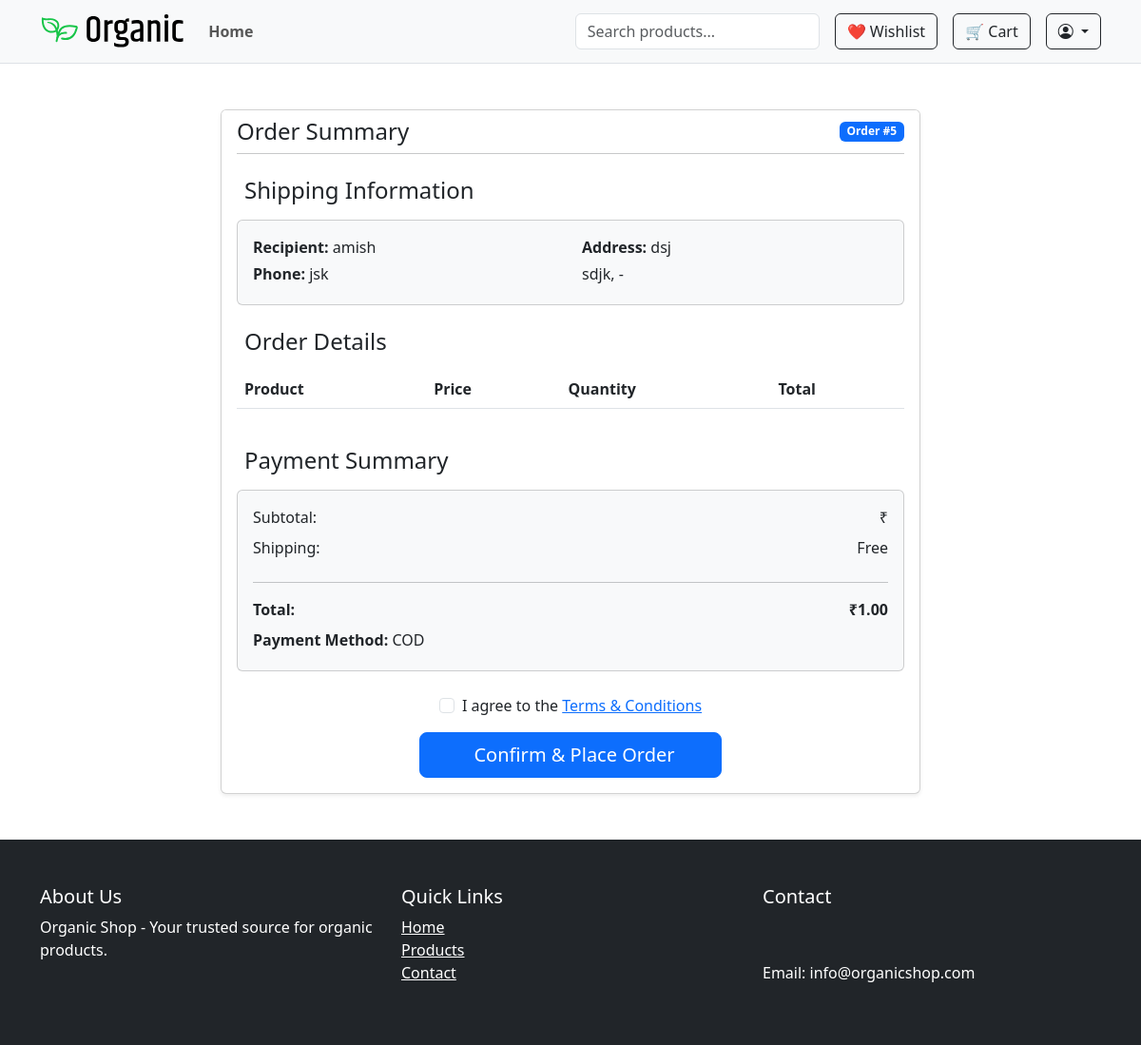
The app's page /accounts/order-summary/5/ (signed in), older data.
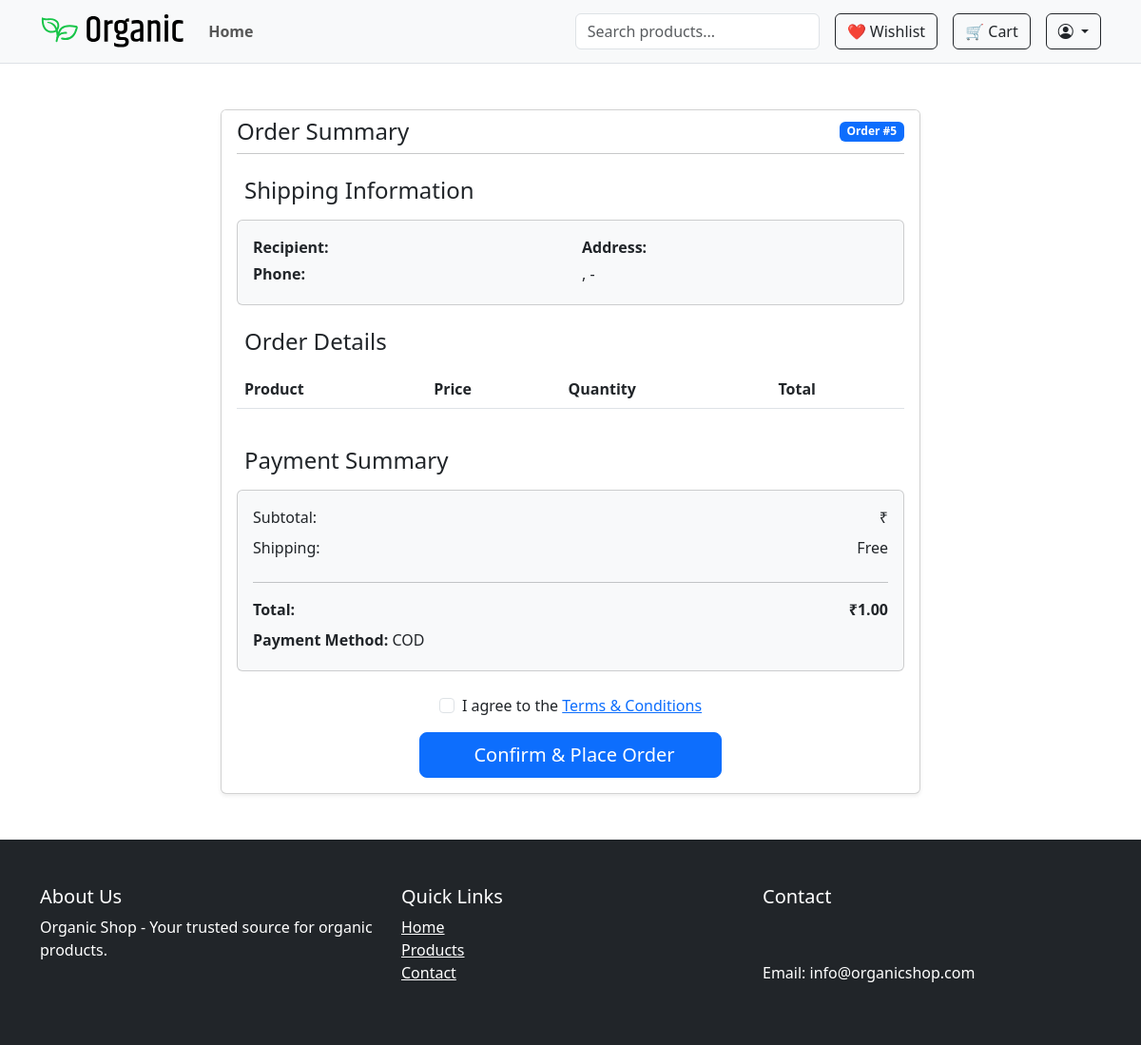
The same page, newer data.
### accounts/models.py (models this page shows, shortened)
class Order(models.Model):
    STATUS_CHOICES = [
        ('pending', 'Pending'),
        ('processing', 'Processing'),
        ('shipped', 'Shipped'),
        ('delivered', 'Delivered'),
        ('cancelled', 'Cancelled'),
    ]
    PAYMENT_CHOICES = [
        ('COD', 'Cash on Delivery'),
        ('ONLINE', 'Online Payment'),
    ]
    user = models.ForeignKey(User, on_delete=models.CASCADE)
    address = models.ForeignKey(Address, on_delete=models.SET_NULL, null=True)
    total_price = models.DecimalField(max_digits=10, decimal_places=2)
    promo_code = models.ForeignKey(PromoCode, on_delete=models.SET_NULL, null=True, blank=True)
    payment_method = models.CharField(max_length=20, choices=PAYMENT_CHOICES, default='COD')
    created_at = models.DateTimeField(auto_now_add=True)
    status = models.CharField(max_length=20, choices=STATUS_CHOICES, default='pending')
    is_paid = models.BooleanField(default=False)

class Address(models.Model):
    user = models.ForeignKey(User, on_delete=models.CASCADE, related_name='addresses')
    full_name = models.CharField(max_length=100)
    phone = models.CharField(max_length=20)
    address_line = models.TextField()
    city = models.CharField(max_length=50)
    postal_code = models.CharField(max_length=10)
    country = models.CharField(max_length=50)
    is_default = models.BooleanField(default=False)

### accounts/views.py (the view)
# urls.py: path('order-summary/<int:order_id>/', views.order_summary, name='order_summary'),
@login_required
def order_summary(request, order_id):
    order = get_object_or_404(
        Order.objects.select_related('address', 'promo_code')
                   .prefetch_related('items__product'),
        id=order_id,
        user=request.user
    )
    subtotal = sum(item.price * item.quantity for item in order.items.all())
    discount = order.promo_code.discount_percentage / 100 * subtotal if order.promo_code else 0
    total = order.total_price
    context = {
        'order': order,
        'subtotal': subtotal,
        'discount': discount,
        'total': total,
        'items': order.items.all()
    }
    return render(request, 'accounts/order_summary.html', context)

### accounts/templates/accounts/order_summary.html (shortened to what the changed rows need)
{% extends 'shop/base.html' %}
{% load static %}
{% block content %}
<div class="container py-5">
    <div class="row">
        <div class="col-lg-8 mx-auto">
            <div class="card shadow-sm">
                <div class="card-header bg-white border-bottom-0">
                    <div class="d-flex justify-content-between align-items-center">
                        <h2 class="h4 mb-0">Order Summary</h2>
                        <span class="badge bg-primary">Order #{{ order.id }}</span>
                    </div>
                </div>
                <div class="card-body">
                    <div class="mb-4">
                        <div class="card bg-light p-3">
                            <div class="row">
                                <div class="col-md-6">
                                    <p class="mb-1"><strong>Recipient:</strong> {{ order.address.full_name }}</p>
                                    <p class="mb-1"><strong>Phone:</strong> {{ order.address.phone }}</p>
                                </div>
                                <div class="col-md-6">
                                    <p class="mb-1"><strong>Address:</strong> {{ order.address.address_line }}</p>
                                    <p class="mb-1">{{ order.address.city }}, {{ order.address.state }} - {{ order.address.pincode }}</p>
                                </div>
                            </div>
                        </div>
                    </div>
                    <div class="mb-4">
                        <div class="table-responsive">
                            <table class="table">
                                <thead>
                                    <tr>
                                        <th>Product</th>
                                        <th>Price</th>
                                        <th>Quantity</th>
                                        <th>Total</th>
                                    </tr>
                                </thead>
                            </table>
                        </div>
                    </div>
                    <div class="mb-4">
                        <div class="card bg-light p-3">
                            <div class="d-flex justify-content-between fw-bold">
                                <span>Total:</span>
                                <span>₹{{ order.total_price }}</span>
                            </div>
                            <div class="mt-2">
                                <p class="mb-1"><strong>Payment Method:</strong>
                                    <span class="text-capitalize">{{ order.payment_method }}</span>
                                </p>
                            </div>
                        </div>
                    </div>
                </div>
            </div>
        </div>
    </div>
</div>
{% endblock %}

Row changes from the older to the newer data that the page shows:
changed Order "COD": address.full_name "amish" → (not shown); address.phone "jsk" → (not shown); address.address_line "dsj" → (not shown); address.city "sdjk" → (not shown)
